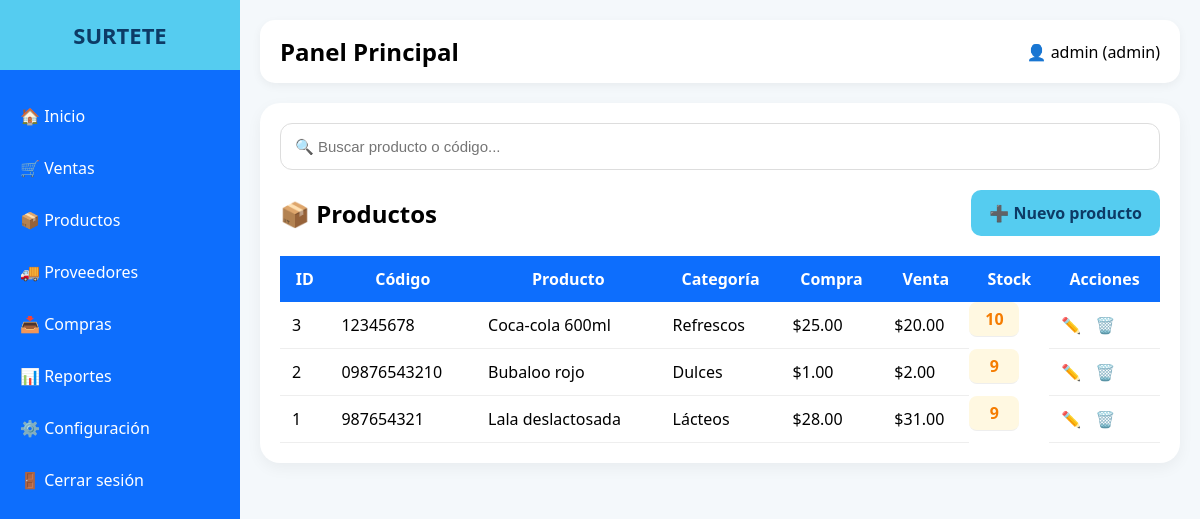
Page /productos/index.php (signed in) on the earlier database version.
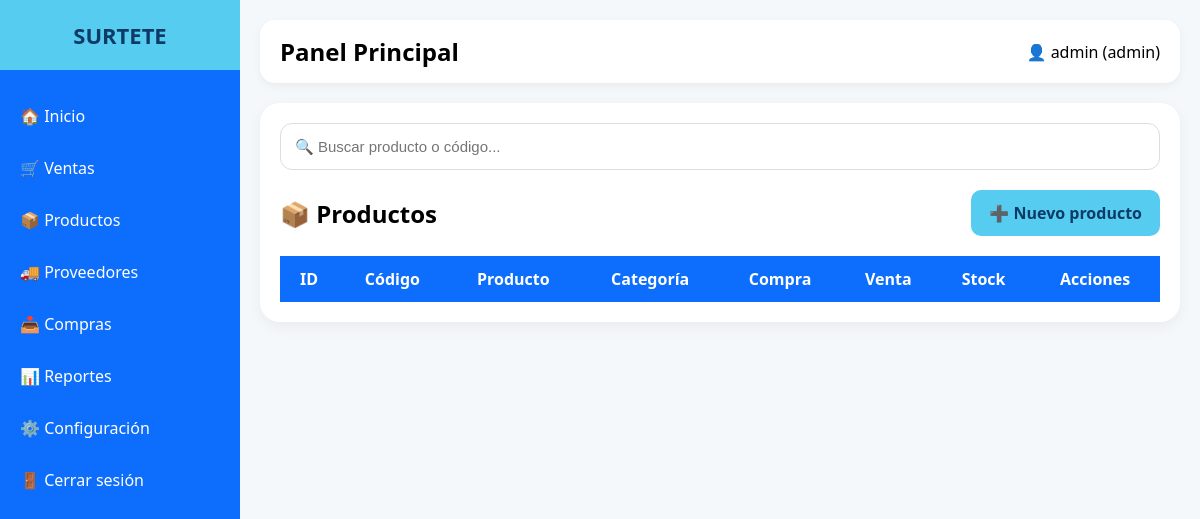
Same page on the later database version.
### tables this page shows
CREATE TABLE `productos` (
  `id` int(11) NOT NULL,
  `codigo_barras` varchar(50) DEFAULT NULL,
  `nombre` varchar(150) NOT NULL,
  `descripcion` text DEFAULT NULL,
  `precio_compra` decimal(10,2) DEFAULT NULL,
  `precio_venta` decimal(10,2) DEFAULT NULL,
  `stock` int(11) DEFAULT 0,
  `categoria_id` int(11) DEFAULT NULL
);

CREATE TABLE `categorias` (
  `id` int(11) NOT NULL,
  `nombre` varchar(100) NOT NULL
);

### productos/index.php (the view, shortened to what this page needs)
<?php
include("../config/db.php");
$sql = "
SELECT productos.*, categorias.nombre AS categoria
FROM productos
LEFT JOIN categorias
ON productos.categoria_id = categorias.id
ORDER BY productos.id DESC
";
$stmt = $conexion->query($sql);
$productos = $stmt->fetchAll();
?>
<!DOCTYPE html>
<html lang="es">
<head>
<link rel="stylesheet" href="../assets/css/style.css">
</head>
<body>
<?php include("../includes/sidebar.php"); ?>
<div class="main">
<?php include("../includes/topbar.php"); ?>
<div class="table-container">
    <div class="search-box">
        <input type="text"
            id="buscar"
            placeholder="🔍 Buscar producto o código...">
    </div>
    <div class="top-actions">
        <h2>📦 Productos</h2>
        <a href="crear.php" class="btn">
            ➕ Nuevo producto
        </a>
    </div>
    <table>
        <thead>
            <tr>
                <th>ID</th>
                <th>Código</th>
                <th>Producto</th>
                <th>Categoría</th>
                <th>Compra</th>
                <th>Venta</th>
                <th>Stock</th>
                <th>Acciones</th>
            </tr>
        </thead>
        <tbody id="tabla-productos">
        <?php foreach($productos as $p): ?>
            <tr>
                <td><?php echo $p['id']; ?></td>
                <td>
                    <?php echo $p['codigo_barras']; ?>
                </td>
                <td>
                    <?php echo $p['nombre']; ?>
                </td>
                <td>
                    <?php echo $p['categoria']; ?>
                </td>
                <td>
                    $<?php echo $p['precio_compra']; ?>
                </td>
                <td>
                    $<?php echo $p['precio_venta']; ?>
                </td>
                <?php
                $clase = 'normal';
                if($p['stock'] <= 5){
                    $clase = 'bajo';
                }
                elseif($p['stock'] <= 10){
                    $clase = 'medio';
                }
                ?>
                <td class="stock <?php echo $clase; ?>">
                    <?php echo $p['stock']; ?>
                </td>
                <td class="acciones">
                    <a href="editar.php?id=<?php echo $p['id']; ?>">
                        ✏️
                    </a>
                    <a href="eliminar.php?id=<?php echo $p['id']; ?>"
                       onclick="return confirm('¿Eliminar producto?')">
                        🗑️
                    </a>
                </td>
            </tr>
        <?php endforeach; ?>
        </tbody>
    </table>
</div>
</div>
</body>
</html>

### includes/sidebar.php
<div class="sidebar">
    <div class="logo">
        SURTETE
    </div>
    <div class="menu">
        <a href="/surtete/index.php">🏠 Inicio</a>
        <a href="/surtete/ventas/pos.php">🛒 Ventas</a>
        <a href="/surtete/productos/index.php">📦 Productos</a>
        <a href="./proveedores/proveedores.php">🚚 Proveedores</a>
        <a href="#">📥 Compras</a>
        <a href="#">📊 Reportes</a>
        <?php if($_SESSION['rol'] == 'admin'): ?>
            <a href="#">⚙️ Configuración</a>
        <?php endif; ?>
        <a href="/surtete/auth/logout.php">🚪 Cerrar sesión</a>
    </div>
</div>

### includes/topbar.php
<div class="topbar">
    <h2>Panel Principal</h2>
    <div>
        👤 <?php echo $_SESSION['usuario']; ?>
        (<?php echo $_SESSION['rol']; ?>)
    </div>
</div>

### assets/css/style.css (style rules this page uses)
* { margin:0; padding:0; box-sizing:border-box; }
body { font-family:'Segoe UI',sans-serif; background:#f4f8fb; }
.sidebar { width:240px; height:100vh; background:#0d6efd; position:fixed; left:0; top:0; color:white; display:flex; flex-direction:column; }
.logo { background:#55ccf0; padding:20px; text-align:center; font-size:22px; font-weight:bold; color:#0d3b66; }
.menu { margin-top:20px; }
.menu a { color:white; text-decoration:none; padding:15px 20px; display:block; transition:.3s; }
.main { margin-left:240px; padding:20px; }
.topbar { background:white; padding:15px 20px; border-radius:15px; display:flex; justify-content:space-between; align-items:center; margin-bottom:20px; box-shadow:0 3px 10px rgba(0,0,0,0.05); }

### productos/index.php (style rules this page uses)
.table-container { background:white; padding:20px; border-radius:20px; box-shadow:0 5px 15px rgba(0,0,0,0.05); }
.top-actions { display:flex; justify-content:space-between; align-items:center; margin-bottom:20px; }
.btn { background:#55ccf0; color:#0d3b66; padding:12px 18px; text-decoration:none; border-radius:10px; font-weight:bold; }
table { width:100%; border-collapse:collapse; }
table th { background:#0d6efd; color:white; padding:12px; }
.search-box { margin-bottom:20px; }
.search-box input { width:100%; padding:14px; border-radius:12px; border:1px solid #ddd; font-size:15px; outline:none; }
table td { padding:12px; border-bottom:1px solid #eee; }
.acciones a { text-decoration:none; margin-right:10px; }
.stock { font-weight:bold; }
.stock { font-weight:bold; padding:6px 10px; border-radius:8px; display:inline-block; min-width:50px; text-align:center; }
.medio { background:#fff8e1; color:#f57c00; }

Differences in the rows shown:
removed productos: id "3", codigo_barras "12345678", nombre "Coca-cola 600ml", categoria.nombre "Refrescos", precio_compra "25.00", precio_venta "20.00", stock "10"
removed productos: id "2", codigo_barras "09876543210", nombre "Bubaloo rojo", categoria.nombre "Dulces", precio_compra "1.00", precio_venta "2.00", stock "9"
removed productos: id "1", codigo_barras "987654321", nombre "Lala deslactosada", categoria.nombre "Lácteos", precio_compra "28.00", precio_venta "31.00", stock "9"
